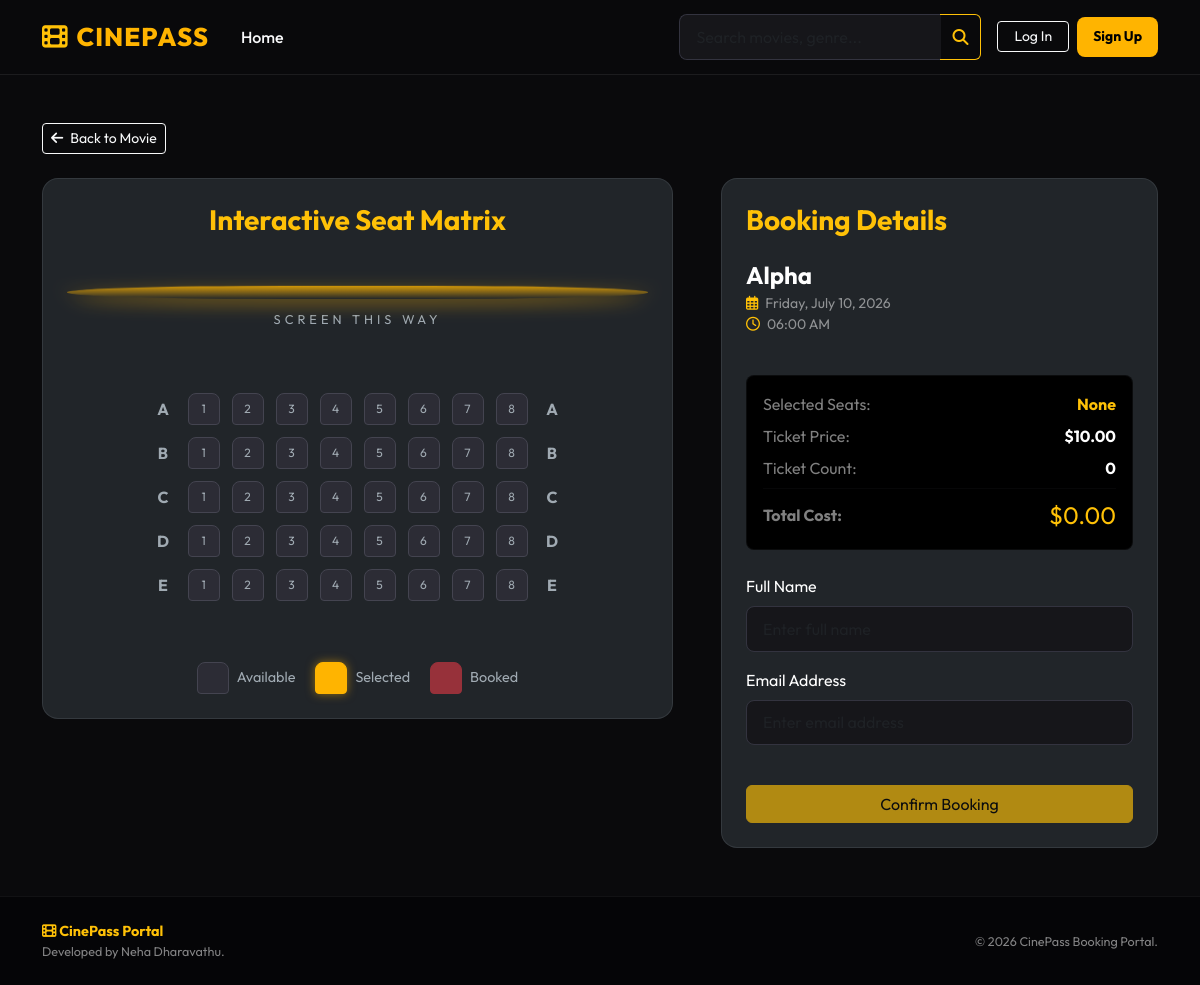
The page /booking/11/ on the database its author committed.
### cinema/models.py (models this page shows, shortened)
class Showtime(models.Model):
    movie = models.ForeignKey(Movie, on_delete=models.CASCADE, related_name='showtimes')
    start_time = models.DateTimeField()
    ticket_price = models.DecimalField(max_digits=6, decimal_places=2)

class Movie(models.Model):
    CERTIFICATE_CHOICES = [
        ('U', 'U (Unrestricted Public Exhibition)'),
        ('UA', 'UA (Parental Guidance Required under 12)'),
        ('A', 'A (Adults Only)'),
        ('R', 'R (Restricted)'),
    ]
    title = models.CharField(max_length=200)
    synopsis = models.TextField()
    release_date = models.DateField()
    duration = models.IntegerField(help_text="Duration in minutes")
    certificate = models.CharField(max_length=10, choices=CERTIFICATE_CHOICES, default='U')
    language = models.CharField(max_length=50)
    genre = models.CharField(max_length=100)
    poster_url = models.URLField(max_length=500, blank=True, null=True, help_text="Direct link to poster image")

### cinema/views.py (the view)
# urls.py: path('booking/<int:showtime_id>/', views.booking_view, name='booking_view'),
def booking_view(request, showtime_id):
    showtime = get_object_or_404(Showtime, pk=showtime_id)
    existing_bookings = Booking.objects.filter(showtime=showtime)
    booked_seats_list = []
    for b in existing_bookings:
        booked_seats_list.extend(b.get_seats_list())
    booked_seats_json = json.dumps(booked_seats_list)
    initial_data = {}
    if request.user.is_authenticated:
        initial_data['customer_name'] = f"{request.user.first_name} {request.user.last_name}".strip() or request.user.username
        initial_data['customer_email'] = request.user.email
    if request.method == 'POST':
        form = BookingForm(request.POST)
        if form.is_valid():
            try:
                with transaction.atomic():
                    locked_showtime = Showtime.objects.select_for_update().get(pk=showtime_id)
                    current_bookings = Booking.objects.filter(showtime=locked_showtime)
                    active_booked_seats = set()
                    for b in current_bookings:
                        active_booked_seats.update(b.get_seats_list())
                    seats_input = form.cleaned_data['seats']
                    requested_seats = [s.strip().upper() for s in seats_input.split(',') if s.strip()]
                    if not requested_seats:
                        raise ValueError("No seats were selected.")
                    duplicates = [seat for seat in requested_seats if seat in active_booked_seats]
                    if duplicates:
                        raise ValueError(f"Seat(s) {', '.join(duplicates)} are already booked. Please choose other seats.")
                    ticket_price = locked_showtime.ticket_price
                    total_price = ticket_price * len(requested_seats)
                    booking = form.save(commit=False)
                    booking.showtime = locked_showtime
                    booking.total_price = total_price
                    if request.user.is_authenticated:
                        booking.user = request.user
                    booking.save()
                    messages.success(request, f"Booking completed successfully for seats {seats_input}!")
                    return redirect('booking_success', booking_reference=booking.booking_reference)
            except ValueError as ve:
                form.add_error(None, str(ve))
                messages.error(request, str(ve))
            except Exception as e:
                form.add_error(None, "An unexpected database error occurred. Please try again.")
                messages.error(request, "Failed to complete transaction.")
    else:
        form = BookingForm(initial=initial_data)
    context = {
        'showtime': showtime,
        'booked_seats_json': booked_seats_json,
        'form': form,
    }
    return render(request, 'movies/booking.html', context)

### cinema/forms.py
class BookingForm(forms.ModelForm):
    class Meta:
        model = Booking
        fields = ['customer_name', 'customer_email', 'seats']
        widgets = {
            'customer_name': forms.TextInput(attrs={
                'class': 'form-control form-control-cinema',
                'placeholder': 'Enter full name'
            }),
            'customer_email': forms.EmailInput(attrs={
                'class': 'form-control form-control-cinema',
                'placeholder': 'Enter email address'
            }),
            'seats': forms.HiddenInput()  # Populated dynamically via JS
        }

### templates/movies/booking.html (shortened to what this page needs)
{% extends 'base.html' %}
{% load static %}
{% block content %}
<div class="container py-5">
    <div class="row">
        <div class="col-12 mb-4">
            <a href="{% url 'movie_detail' showtime.movie.id %}" class="btn btn-outline-light btn-sm">
                <i class="fa-solid fa-arrow-left me-1"></i> Back to Movie
            </a>
        </div>
    </div>
    <div class="row g-5">
        <div class="col-lg-7">
            <div class="card bg-dark border-secondary border-opacity-25 rounded-4 p-4 text-center">
                <h3 class="fw-bold mb-5 text-warning">Interactive Seat Matrix</h3>
                <div class="screen-container">
                    <div class="screen-screen"></div>
                    <div class="screen-label">Screen This Way</div>
                </div>
                <div id="seat-map-container" class="py-4" data-price="{{ showtime.ticket_price }}"
                    data-booked="{{ booked_seats_json }}">
                    {% for row in "ABCDE"|make_list %}
                    <div class="seat-row">
                        <span class="row-label">{{ row }}</span>
                        {% for col in "12345678"|make_list %}
                        <div class="seat" data-seat="{{ row }}{{ col }}" id="seat-{{ row }}{{ col }}">
                            {{ col }}
                        </div>
                        {% endfor %}
                        <span class="row-label">{{ row }}</span>
                    </div>
                    {% endfor %}
                </div>
                <div class="seat-legend">
                    <div class="legend-item">
                        <div class="seat"></div>
                        <span>Available</span>
                    </div>
                    <div class="legend-item">
                        <div class="seat selected"></div>
                        <span>Selected</span>
                    </div>
                    <div class="legend-item">
                        <div class="seat booked"></div>
                        <span>Booked</span>
                    </div>
                </div>
            </div>
        </div>
        <div class="col-lg-5">
            <div class="card bg-dark border-secondary border-opacity-25 rounded-4 p-4 h-100 d-flex flex-column">
                <h3 class="fw-bold mb-4 text-warning">Booking Details</h3>
                <div class="mb-4">
                    <h4 class="fw-bold text-white mb-1">{{ showtime.movie.title }}</h4>
                    <p class="text-white-50 small mb-0">
                        <i class="fa-regular fa-calendar-alt text-warning me-1"></i> {{ showtime.start_time|date:"l, F d, Y" }}
                    </p>
                    <p class="text-white-50 small">
                        <i class="fa-regular fa-clock text-warning me-1"></i> {{ showtime.start_time|date:"h:i A" }}
                    </p>
                </div>
                <div class="bg-black bg-opacity-40 rounded-3 p-3 border border-secondary border-opacity-10 mb-4">
                    <div class="d-flex justify-content-between mb-2">
                        <span class="text-white-50">Selected Seats:</span>
                        <span id="selected-seats-display" class="fw-bold text-warning">None</span>
                    </div>
                    <div class="d-flex justify-content-between mb-2">
                        <span class="text-white-50">Ticket Price:</span>
                        <span class="fw-bold text-white">${{ showtime.ticket_price }}</span>
                    </div>
                    <div class="d-flex justify-content-between mb-2">
                        <span class="text-white-50">Ticket Count:</span>
                        <span id="ticket-count-display" class="fw-bold text-white">0</span>
                    </div>
                    <hr class="border-secondary border-opacity-25 my-2">
                    <div class="d-flex justify-content-between align-items-center">
                        <span class="text-white-50 fw-bold">Total Cost:</span>
                        <span id="total-price-display" class="fs-4 fw-extrabold text-warning">$0.00</span>
                    </div>
                </div>
                <form method="POST" action="{% url 'booking_view' showtime.id %}" class="mt-auto">
                    <div class="mb-3">
                        <label class="form-label text-white">Full Name</label>
                        {{ form.customer_name }}
                    </div>
                    <div class="mb-3">
                        <label class="form-label text-white">Email Address</label>
                        {{ form.customer_email }}
                    </div>
                    <button
                        id="book-button"
                        class="btn btn-warning w-100 mt-4"
                        disabled>
                        Confirm Booking
                    </button>
                </form>
            </div>
        </div>
    </div>
</div>
{% endblock %}

### static/style.css (style rules this page uses)
:root { --bg-dark: #0a0a0c; --bg-card: rgba(22, 22, 26, 0.7); --bg-card-hover: rgba(30, 30, 38, 0.9); --accent-gold: #ffb400; --accent-gold-hover: #e09e00; --text-main: #f8f9fa; --text-muted: #a0aab2; --seat-available: #2c2c35; --seat-selected: #ffb400; --seat-booked: #e63946; --seat-border: #444450; --ticket-bg: #1e1e24; --ticket-border: #33333f; }
body { background-color: var(--bg-dark); color: var(--text-main); font-family: 'Outfit', 'Inter', -apple-system, BlinkMacSystemFont, "Segoe UI", Roboto, sans-serif; min-height: 100vh; display: flex; flex-direction: column; overflow-x: hidden; }
.screen-container { perspective: 400px; margin-bottom: 40px; }
.screen-screen { width: 100%; height: 15px; background: linear-gradient(to bottom, rgba(255, 180, 0, 0.8), rgba(255, 180, 0, 0)); box-shadow: 0 6px 20px rgba(255, 180, 0, 0.4); transform: rotateX(-30deg); border-radius: 50% / 10px; margin: 0 auto; }
.screen-label { text-align: center; color: var(--text-muted); font-size: 0.8rem; text-transform: uppercase; letter-spacing: 4px; margin-top: 10px; }
.seat-row { display: flex; justify-content: center; align-items: center; gap: 12px; margin-bottom: 12px; }
.row-label { font-weight: bold; color: var(--text-muted); width: 25px; text-align: center; }
.seat { width: 32px; height: 32px; background-color: var(--seat-available); border: 1px solid var(--seat-border); border-radius: 8px 8px 4px 4px; cursor: pointer; transition: all 0.2s ease; display: flex; align-items: center; justify-content: center; font-size: 0.75rem; color: var(--text-muted); user-select: none; }
.seat.selected { background-color: var(--seat-selected); border-color: var(--accent-gold); color: #000; font-weight: bold; box-shadow: 0 0 10px rgba(255, 180, 0, 0.5); }
.seat.booked { background-color: var(--seat-booked); border-color: var(--seat-booked); color: #fff; cursor: not-allowed; opacity: 0.6; }
.seat-legend { display: flex; justify-content: center; gap: 20px; margin-top: 25px; flex-wrap: wrap; }
.legend-item { display: flex; align-items: center; gap: 8px; font-size: 0.9rem; color: var(--text-muted); }
.legend-item .seat { cursor: default; }
.form-control-cinema { background-color: #16161a; border: 1px solid #33333f; color: #fff; border-radius: 8px; padding: 0.6rem 1rem; }

### rows shown on the page
Showtime: movie "Alpha", start_time "Friday, July 10, 2026", start_time "06:00 AM", ticket_price "10.00"

### other values the page prints
{{ row }} "A" "B" "C" "D" "E"
{{ col }} "1" "2" "3" "4" "5" "6" "7" "8" "1" "2" "3" "4" "5" "6" "7" "8" "1" "2" "3" "4" "5" "6" "7" "8" "1" "2" "3" "4" "5" "6" "7" "8" "1" "2" "3" "4" "5" "6" "7" "8"
